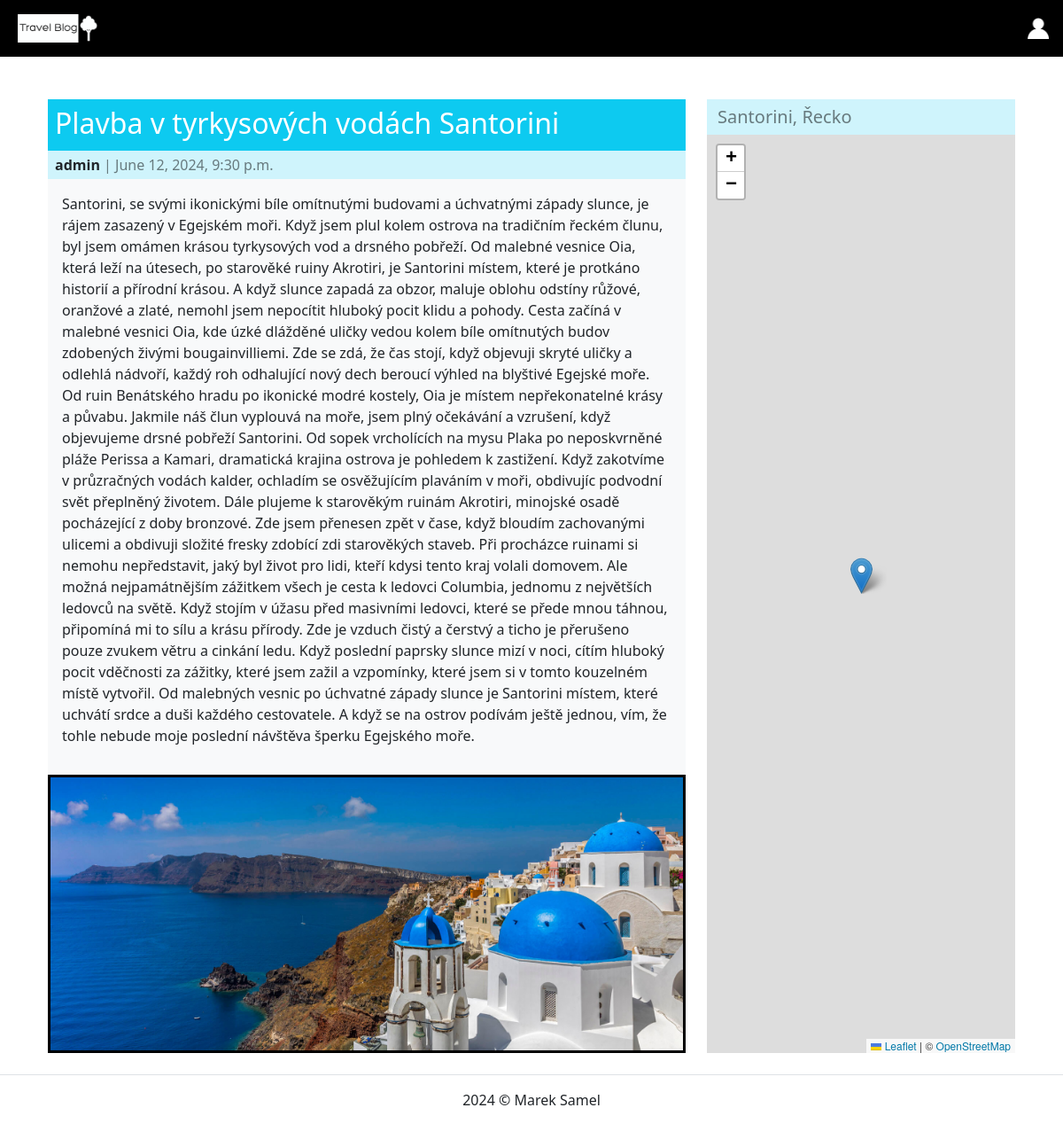
Screenshot of /post/12/ with the database file from the repository.
### app/models.py (models this page shows, shortened)
class Post(models.Model):
    title = models.CharField(max_length=255,
                             verbose_name="Post title",
                             help_text="Enter a title",
                             error_messages={"blank": "Enter a title"})
    content = models.TextField(verbose_name="Post text",
                               help_text="Enter post text",
                               error_messages={"blank": "Enter post text"})
    author = models.ForeignKey(User, on_delete=models.CASCADE,
                               verbose_name="Post author")
    created_at = models.DateTimeField(auto_now_add=True,
                                      verbose_name="Post created at")
    updated_at = models.DateTimeField(auto_now=True,
                                      verbose_name="Post updated at")
    location = models.ForeignKey(Location,
                                 on_delete=models.CASCADE,
                                 verbose_name="Post location",
                                 error_messages={"blank": "Enter post location"})
    image = models.ImageField(upload_to='post_media',
                              verbose_name='Post image',
                              blank=True,
                              null=True)
    class Meta:
        ordering = ['-created_at', '-updated_at', 'title', 'location', 'author']
        verbose_name = 'Post'

class Location(models.Model):
    name = models.CharField(max_length=255,
                            verbose_name="Location name",
                            error_messages={'blank': "Enter a location",
                                            'unique': "Enter a unique location"})
    author = models.ForeignKey(User, on_delete=models.CASCADE,
                               verbose_name="Post author")
    latitude = models.FloatField(validators=[MinValueValidator(-90), MaxValueValidator(90)],
                                 error_messages={'blank': "Enter a latitude"})
    longitude = models.FloatField(validators=[MinValueValidator(-180), MaxValueValidator(180)],
                                  error_messages={'blank': "Enter a longitude"})
    description = models.CharField(blank=True,
                                   null=True,
                                   max_length=255)
    creation_time = models.DateTimeField(auto_now_add=True)
    class Meta:
        ordering = ['name', 'latitude', 'longitude']
        verbose_name = 'Location'
    def __str__(self):
        return self.name

### app/views.py (the view)
# urls.py: path('post/<int:pk>/', PostDetailView.as_view(), name='post_detail'),
class PostDetailView(DetailView):
    model = Post
    template_name = 'post/post_detail.html'
    context_object_name = 'post'

### app/templates/post/post_detail.html (shortened to what this page needs)
{% extends 'base.html' %}
{% block content %}
    <div class="container mt-5">
        <div class="row">
            <div class="col-md-8">
                <div class="post-detail-info">
                    <div class="bg-info p-1">
                        <a href="{% url 'post_detail' post.pk %}" class="text-decoration-none text-white">
                            <h2 class="ps-1 pt-1">{{ post.title }}</h2>
                        </a>
                    </div>
                    <div class="bg-info-subtle p-1">
                        <h7 class="text-black-50 ps-1 pt-1">
                            <a href="{% url 'user' post.author.pk %}"
                               class="text-decoration-none text-dark"><b>{{ post.author }}</b>
                            </a>
                            | {{ post.created_at }}
                        </h7>
                    </div>
                    <div class="bg-light p-3 flex-grow-1">
                        <p>{{ post.content }}</p>
                    </div>
                    {% if post.image %}
                        <div class="d-flex align-items-center justify-content-center"
                             style="width: 100%; height: 100%;">
                            <img src="{{ post.image.url }}" alt="Image error" class="img-fluid"
                                 style="max-height: 100%; object-fit: cover; border: black 3px solid;">
                        </div>
                    {% endif %}
                </div>
            </div>
            <div class="col-md-4 d-flex flex-column">
                <div class="bg-info-subtle p-1">
                    <h5 class="m-1 ps-1 text-black-50">{{ post.location }}</h5>
                </div>
                <div id="map" style="height: 100%" class="flex-grow-1"></div>
            </div>
        </div>
    </div>
    <br>
{% endblock %}

### rows the page displays
Post: title "Plavba v tyrkysových vodách Santorini", author "admin", created_at "June 12, 2024, 9:30 p.m.", content "Santorini, se svými ikonickými bíle omítnutými budovami a úchvatnými západy slunce, je rájem zasazený v Egejském moři. Když jsem plul kolem ostrova na tradičním řeckém člunu, byl jsem omámen krásou tyrkysových vod a drsného pobřeží. Od malebné vesnice Oia, která leží na útesech, po starověké ruiny Akrotiri, je Santorini místem, které je protkáno historií a přírodní krásou. A když slunce zapadá za obzor, maluje oblohu odstíny růžové, oranžové a zlaté, nemohl jsem nepocítit hluboký pocit klidu a pohody. Cesta začíná v malebné vesnici Oia, kde úzké dlážděné uličky vedou kolem bíle omítnutých budov zdobených živými bougainvilliemi. Zde se zdá, že čas stojí, když objevuji skryté uličky a odlehlá…", image (picture), location "Santorini, Řecko"
